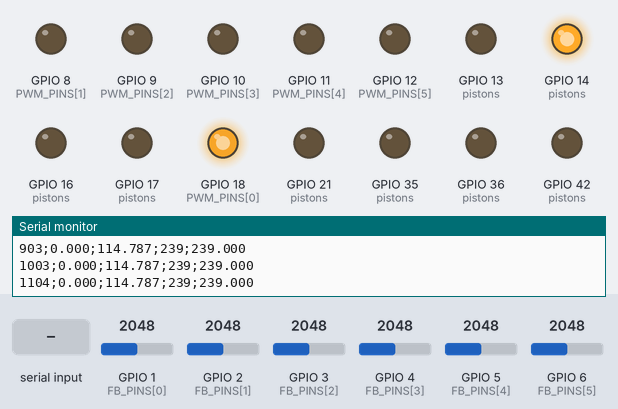
This sketch was run on a simulated ESP32-S3. Shown: output pins drawn as LEDs (lit = HIGH), the last lines printed to the serial monitor. The inputs (shaded band) are chosen by the test bench; at power-on: GPIO 1 (FB_PINS[0]) = 2048, GPIO 6 (FB_PINS[5]) = 2048, GPIO 2 (FB_PINS[1]) = 2048, GPIO 3 (FB_PINS[2]) = 2048, GPIO 4 (FB_PINS[3]) = 2048, GPIO 5 (FB_PINS[4]) = 2048 (analog values on the 0–4095 scale).

Above: at 1.2 s.
1.3 s: GPIO 1 (FB_PINS[0]) set to 1228
At 2.4 s:
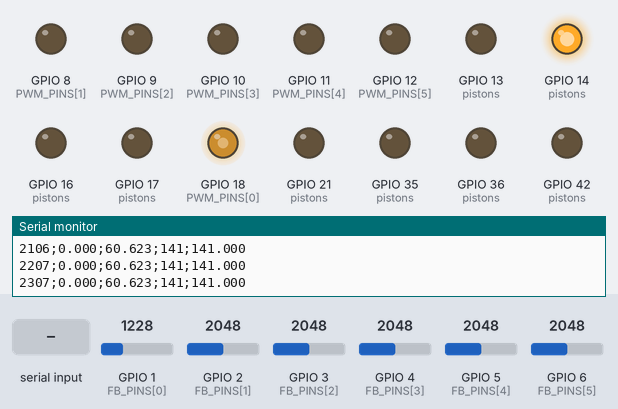
2.9 s: "kpmm=\n" received over Serial
At 4.1 s:
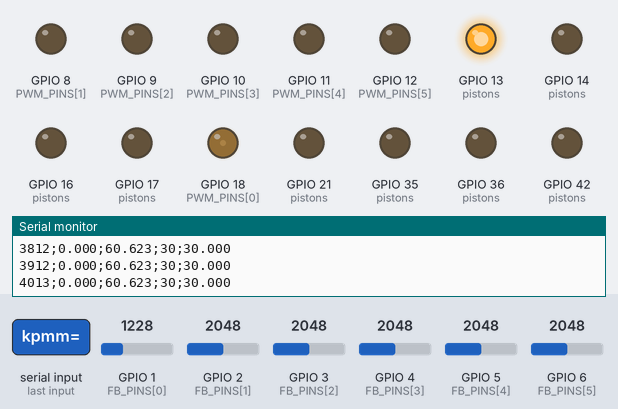
4.4 s: "sel=90\n" received over Serial
At 5.3 s:
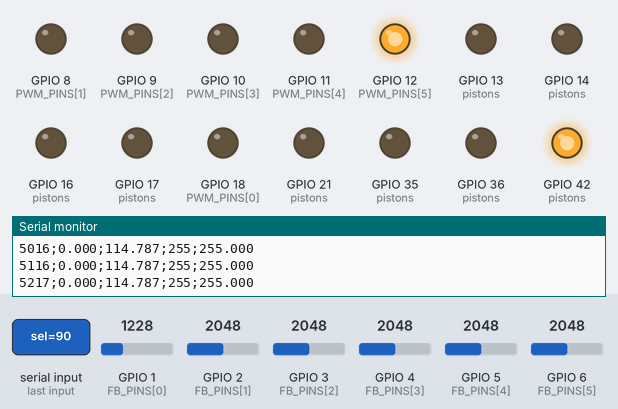
5.9 s: GPIO 6 (FB_PINS[5]) set to 215
At 7.0 s:
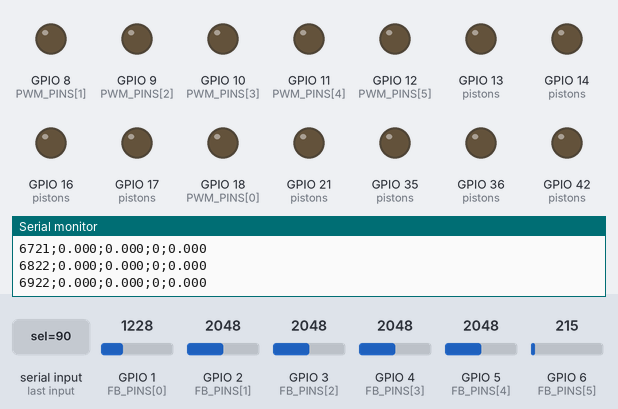
7.5 s: GPIO 6 (FB_PINS[5]) set to 282
9.0 s: GPIO 6 (FB_PINS[5]) set to 346
At 9.8 s:
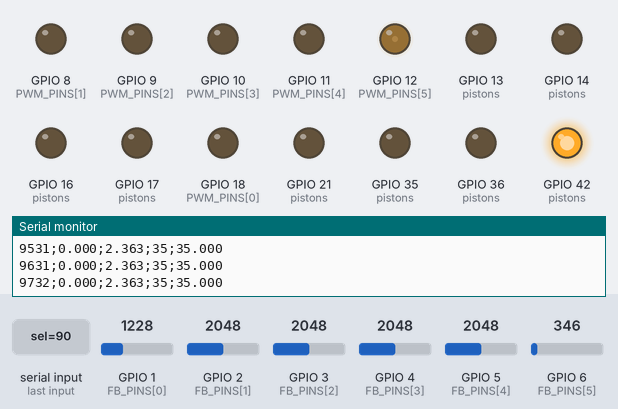
Timing chart, 0 to 11.5 s (numbered marks = the images above; inputs shaded):
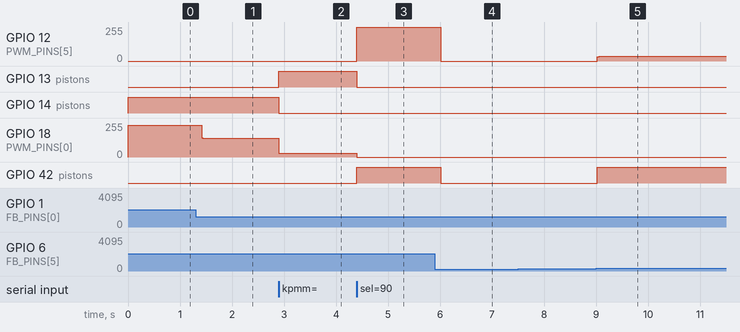

The sketch:

pid-send-to-one.ino
```cpp
#include <Arduino.h>

// ================== PINAGEM ==================
const int FB_PINS[6] = {1, 2, 3, 4, 5, 6};      // feedback (0..3.3V)
const int PWM_PINS[6]  = {18, 8, 9, 10, 11, 12};
const int PWM_CHANS[6] = {0, 1, 2, 3, 4, 5};

struct PistonIO { int in1; int in2; };
PistonIO pistons[6] = {
  {13, 14}, {16, 17}, {35, 36}, {21, 38}, {39, 37}, {41, 42}
};

// ================== PWM (LEDC) ==================
#define PWM_FREQ 20000
#define PWM_RES   8                   // 0..255
const float   MAX_PWM = 255.0f;
uint8_t MIN_PWM = 0;                  // deixe 0 p/ identificação; depois pode usar 20

// ================== CONTROLE EM mm ==================
int   selIdx = 0;                     // 0..5 (pistão selecionado)
float Lmm[6]   = {250,250,250,250,250,250};  // curso útil (mm) por pistão
float SP_mm[6] = {0,0,0,0,0,0};               // setpoint em mm
float Kp_mm[6] = {1.8236, 1.0333, 1.0152, 0.8223, 2.1822, 2.2680};
float Ki_mm[6] = {0,0,0,0,0,0};
float Kd_mm[6] = {0,0,0,0,0,0};
//float Ki_mm[6] = {0.0249, 0.0145, 0.0142, 0.0143, 0.0304, 0.0312};
//float Kd_mm[6] = {0.5175, 0.0223, 0.0165, 0.0000, 0.2310, 0.5083};
float integ[6] = {0,0,0,0,0,0};
float last_y_mm[6] = {0,0,0,0,0,0};           // memória da posição (p/ derivada)
bool  y_init = false;                          // flag de init da derivada
float deadband_mm = 0.2f;                      // histerese em mm (ajuste pelo comando dbmm=)

// ===== (zona morta / viés) =====
float U0_adv[6] = {30,45,30,35,35,30};      // PWM para SUBIR (positivo)
float U0_ret[6] = {30,35,30,30,30,30};      // PWM para DESCER (negativo)

//float U0_adv[6] = {0,0,0,0,0,0};      // PWM para SUBIR (positivo)
//float U0_ret[6] = {0,0,0,0,0,0};

// ================== CALIBRAÇÃO (V0 / V100) ==================
float V0[6] = {0.25,0.25,0.25,0.25,0.25,0.25};
float V100[6] = {3.3,3.3,3.3,3.3,3.3,3.3};
bool  hasCal[6] = {true,true,true,true,true,true};

// ===== Filtro passa-baixa (IIR 1ª ordem) =====
float fc_hz = 4.0f;                   // ajustável por "fc="
bool  fb_init = false;
float fbV_raw[6];
float fbV_filt[6]   = {0,0,0,0,0,0};

// ===== Modo manual =====
bool manual_retract = false;
bool manual_advance = false;
const uint8_t RETRACT_PWM = 80;       // PWM fixos p/ modos manuais
const uint8_t ADV_PWM     = 70;

// ===== CSV =====
bool csv_header_done = false;
float last_pwm_cmd[6] = {0,0,0,0,0,0};

uint32_t last_ms = 0;

static inline float clampf(float v, float lo, float hi) {
  if (v < lo) return lo;
  if (v > hi) return hi;
  return v;
}

void setDirAdvance(int i){ digitalWrite(pistons[i].in1, HIGH); digitalWrite(pistons[i].in2, LOW ); }
void setDirReturn (int i){ digitalWrite(pistons[i].in1, LOW );  digitalWrite(pistons[i].in2, HIGH); }
void setDirFree   (int i){ digitalWrite(pistons[i].in1, LOW );  digitalWrite(pistons[i].in2, LOW ); }

void freeAllExcept(int keep){
  for(int i=0;i<6;i++){
    if(i==keep) continue;
    setDirFree(i);
    ledcWrite(PWM_CHANS[i], 0);
  }
}

float readMedianV(int pin, int N=31){
  N = constrain(N, 5, 63);
  float buf[64];
  for(int i=0;i<N;i++){
    int a = analogRead(pin);           // 0..4095
    buf[i] = a * 3.3f / 4095.0f;
    delayMicroseconds(500);
  }
  for(int i=0;i<N;i++) for(int j=i+1;j<N;j++) if(buf[j]<buf[i]){ float t=buf[i]; buf[i]=buf[j]; buf[j]=t; }
  return buf[N/2];
}

// Converte V (filtrado) -> posição em mm usando calibração
float voltsToMM(int i, float V){
  if (!hasCal[i]) {
    float pct = clampf((V/3.3f)*100.0f, 0.0f, 100.0f);
    return (Lmm[i]/100.0f)*pct;
  }
  float span = V100[i] - V0[i];
  if (span < 1e-3f) span = 3.3f; // evita div/0
  float pct = (V - V0[i]) / span * 100.0f;
  pct = clampf(pct, 0.0f, 100.0f);
  return (Lmm[i]/100.0f) * pct;
}

String line;

void setup() {
  Serial.begin(115200);
  while (!Serial) {}

  // ADC
  analogReadResolution(12);
  for (int i = 0; i < 6; i++) analogSetPinAttenuation(FB_PINS[i], ADC_11db);

  // PWM
  for (int i = 0; i < 6; i++) {
    ledcSetup(PWM_CHANS[i], PWM_FREQ, PWM_RES);
    ledcAttachPin(PWM_PINS[i], PWM_CHANS[i]);
    ledcWrite(PWM_CHANS[i], 0);
  }

  // Direção
  for (int i = 0; i < 6; i++) {
    pinMode(pistons[i].in1, OUTPUT);
    pinMode(pistons[i].in2, OUTPUT);
    setDirFree(i);
  }

  last_ms = millis();

  Serial.println(F("sep=;")); // dica p/ Excel
}

void loop() {
  // ===== Parser =====
  while (Serial.available()) {
    char c = Serial.read();
    if (c == '\r') continue;
    if (c == '\n') {
      String cmd = line; line = ""; cmd.trim();

      if (cmd.startsWith("sel=")) {
        int v = cmd.substring(4).toInt();
        if (v < 1) v = 1; if (v > 6) v = 6;
        selIdx = v - 1;
        freeAllExcept(selIdx);

      } else if (cmd.startsWith("spmm=")) {
        float v = cmd.substring(5).toFloat();
        v = clampf(v, 0.0f, Lmm[selIdx]);
        SP_mm[selIdx] = v;

      } else if (cmd.startsWith("kpmm=")) {
        Kp_mm[selIdx] = cmd.substring(5).toFloat();

      } else if (cmd.startsWith("kimm=")) {
        Ki_mm[selIdx] = cmd.substring(5).toFloat();

      } else if (cmd.startsWith("kdmm=")) {
        Kd_mm[selIdx] = cmd.substring(5).toFloat();

      } else if (cmd.startsWith("dbmm=")) {
        deadband_mm = fabs(cmd.substring(5).toFloat());

      } else if (cmd.startsWith("lmm=")) {
        float v = fabs(cmd.substring(4).toFloat());
        if (v > 1e-3f) Lmm[selIdx] = v;

      } else if (cmd.startsWith("fc=")) {
        float v = fabs(cmd.substring(3).toFloat());
        fc_hz = clampf(v, 0.1f, 50.0f);

      } else if (cmd.startsWith("minpwm=")) {
        int v = cmd.substring(7).toInt();
        MIN_PWM = (uint8_t)constrain(v, 0, 255);

      } else if (cmd.equalsIgnoreCase("zero")) {
        float v = readMedianV(FB_PINS[selIdx], 31);
        V0[selIdx] = v; hasCal[selIdx] = true;
        Serial.printf("OK ZERO[%d]=%.4f V\n", selIdx+1, v);

      } else if (cmd.startsWith("cal=")) {
        int comma = cmd.indexOf(',');
        if (comma > 0) {
          float v0   = cmd.substring(4, comma).toFloat();
          float v100 = cmd.substring(comma+1).toFloat();
          if (v100 > v0 + 0.02f) {
            V0[selIdx] = v0; V100[selIdx] = v100; hasCal[selIdx] = true;
            Serial.printf("OK CAL[%d]=V0=%.4f V, V100=%.4f V\n", selIdx+1, v0, v100);
          } else {
            Serial.println("ERR CAL span pequeno");
          }
        }

      } else if (cmd.equalsIgnoreCase("mark100")) {
        float v = readMedianV(FB_PINS[selIdx], 31);
        V100[selIdx] = v; hasCal[selIdx] = true;
        Serial.printf("OK V100[%d]=%.4f V\n", selIdx+1, v);

      } else if (cmd.equalsIgnoreCase("v?")) {
        float v = readMedianV(FB_PINS[selIdx], 31);
        float ymm = voltsToMM(selIdx, v);
        Serial.printf("V[%d]=%.4f V | Y=%.3f mm\n", selIdx+1, v, ymm);

      // ---- novos comandos: feedforward ----
      } else if (cmd.startsWith("u0a=")) {
        U0_adv[selIdx] = fabs(cmd.substring(4).toFloat());
        Serial.printf("OK U0_adv[%d]=%.1f\n", selIdx+1, U0_adv[selIdx]);

      } else if (cmd.startsWith("u0r=")) {
        U0_ret[selIdx] = fabs(cmd.substring(4).toFloat());
        Serial.printf("OK U0_ret[%d]=%.1f\n", selIdx+1, U0_ret[selIdx]);

      } else if (cmd.equalsIgnoreCase("R")) {
        manual_retract = true; manual_advance = false;
        freeAllExcept(selIdx);

      } else if (cmd.equalsIgnoreCase("A")) {
        manual_advance = true; manual_retract = false;
        freeAllExcept(selIdx);

      } else if (cmd.equalsIgnoreCase("ok")) {
        manual_retract = false; manual_advance = false;
        setDirFree(selIdx); ledcWrite(PWM_CHANS[selIdx], 0);
      }

    } else {
      line += c;
      if (line.length() > 64) line.remove(0, line.length() - 64);
    }
  }

  // ===== Laço de controle =====
  uint32_t now = millis();
  float dt = (now - last_ms) / 1000.0f;
  if (dt <= 0) dt = 1e-3f;
  last_ms = now;

  // Medidas brutas
  for (int i = 0; i < 6; i++) {
    int fbRaw = analogRead(FB_PINS[i]);          // 0..4095
    fbV_raw[i]   = fbRaw * 3.3f / 4095.0f;
  }

  // Init filtro 1ª vez
  if (!fb_init) {
    for (int i = 0; i < 6; i++) fbV_filt[i] = fbV_raw[i];
    fb_init = true;
  }

  // LPF: y += alpha*(x - y), alpha = dt/(RC+dt), RC=1/(2πfc)
  float RC = 1.0f / (2.0f * 3.14159265f * fc_hz);
  float alpha = dt / (RC + dt);
  alpha = clampf(alpha, 0.0f, 1.0f);

  for (int i = 0; i < 6; i++) fbV_filt[i] += alpha * (fbV_raw[i] - fbV_filt[i]);

  // Garante apenas o selecionado ativo
  freeAllExcept(selIdx);

  // ===== Ação de saída (manual/controle) =====
  int i = selIdx;

  if (manual_retract) {
    setDirReturn(i);
    uint8_t pwm = constrain(RETRACT_PWM, 0, (int)MAX_PWM);
    ledcWrite(PWM_CHANS[i], pwm);
    last_pwm_cmd[i] = pwm;

  } else if (manual_advance) {
    setDirAdvance(i);
    uint8_t pwm = constrain(ADV_PWM, 0, (int)MAX_PWM);
    ledcWrite(PWM_CHANS[i], pwm);
    last_pwm_cmd[i] = pwm;

  } else {
    // --------- Controle P(+I + D na medição) em mm + feedforward assimétrico ---------
    float y_mm = voltsToMM(i, fbV_filt[i]);
    float e_mm = SP_mm[i] - y_mm;

    // inicializa memória de derivada na primeira passada
    if (!y_init) {
      for (int k = 0; k < 6; k++) last_y_mm[k] = voltsToMM(k, fbV_filt[k]);
      y_init = true;
    }

    // velocidade (derivada da medição) — evita derivative kick
    float ydot_mmps = (y_mm - last_y_mm[i]) / dt;
    last_y_mm[i] = y_mm;

    if (fabs(e_mm) > deadband_mm) {
      // integra (se estiver usando Ki); na identificação, deixe Ki=0
      integ[i] += e_mm * dt;

      // P + I + D(medição)
      float uPID = Kp_mm[i]*e_mm + Ki_mm[i]*integ[i] - Kd_mm[i]*ydot_mmps;

      // feedforward: só ajuda no sentido correspondente
      float u_ff = (uPID >= 0.0f) ?  U0_adv[i] : -U0_ret[i];
      float u    = uPID + u_ff;

      // define direção pelo sinal e aplica PWM
      if (u >= 0) setDirAdvance(i); else setDirReturn(i);

      float pwmf = fabs(u);
      if (pwmf > MAX_PWM) pwmf = MAX_PWM;
      if (pwmf > 0.0f && pwmf < (float)MIN_PWM) pwmf = (float)MIN_PWM;

      uint8_t pwm = (uint8_t)roundf(pwmf);
      ledcWrite(PWM_CHANS[i], pwm);
      last_pwm_cmd[i] = pwm;

    } else {
      setDirFree(i);
      ledcWrite(PWM_CHANS[i], 0);
      last_pwm_cmd[i] = 0;
    }
  }

  // ===== Telemetria (100 ms): ms;SP_mm;Y_mm;PWM =====
  static uint32_t t0 = 0;
  if (millis() - t0 >= 100) {
    t0 = millis();

    if (!csv_header_done) {
      Serial.println(F("ms;SP_mm;Y_mm;PWM"));
      csv_header_done = true;
    }

    float pwmf_out = last_pwm_cmd[selIdx];
    float y_mm_out = voltsToMM(selIdx, fbV_filt[selIdx]);
    Serial.printf("%lu;%.3f;%.3f;%.0f;%.3f\n",
      (unsigned long)now,
      SP_mm[selIdx],
      y_mm_out,
      last_pwm_cmd[selIdx],
      pwmf_out);
  }
}
```

Measured:
- the behaviour switches between 313 and 314 on GPIO 6 (FB_PINS[5]) (found by bisection; images 4 and 5)
- after the input at 1.3 s, GPIO 18 (PWM_PINS[0]): 238/255 → 140/255 after 0.12 s
- after the input at 2.9 s, GPIO 13 (pistons): LOW → HIGH at once; GPIO 14 (pistons): HIGH → LOW at once; GPIO 18 (PWM_PINS[0]): 140/255 → 30/255 at once
- after the input at 4.4 s, GPIO 12 (PWM_PINS[5]): 0/255 → 255/255 at once; GPIO 13 (pistons): HIGH → LOW at once; GPIO 18 (PWM_PINS[0]): 30/255 → 0/255 at once; GPIO 42 (pistons): LOW → HIGH at once
- after the input at 5.9 s, GPIO 12 (PWM_PINS[5]): 255/255 → 0/255 after 0.11 s; GPIO 42 (pistons): HIGH → LOW after 0.11 s
- after the input at 9.0 s, GPIO 12 (PWM_PINS[5]): 0/255 → 35/255 at once; GPIO 42 (pistons): LOW → HIGH at once
